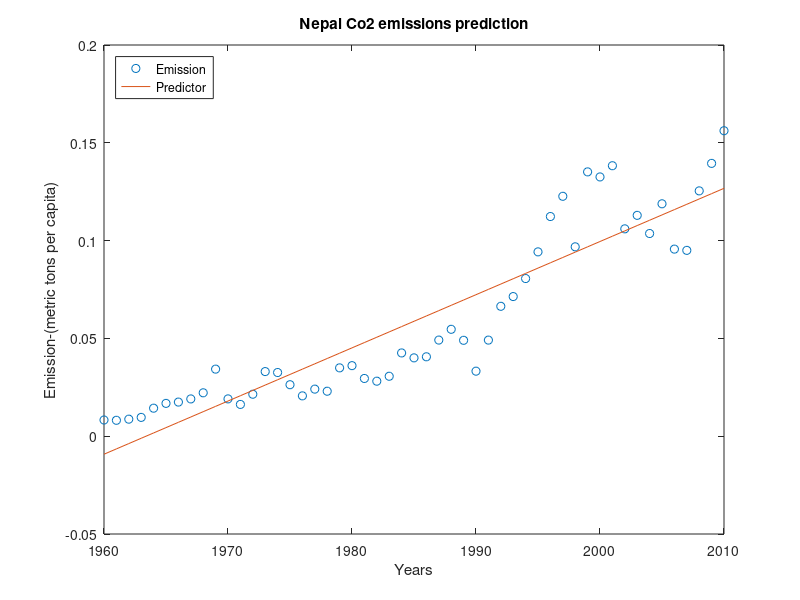
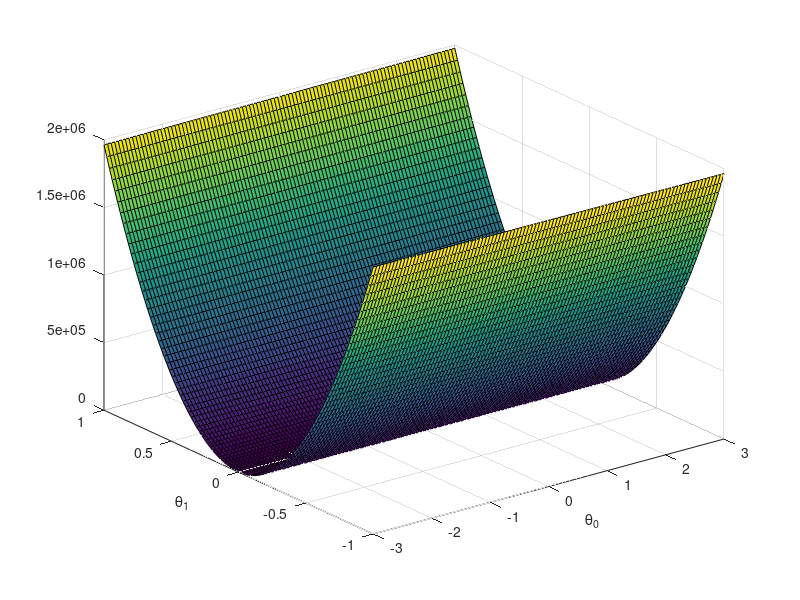

Source code (MATLAB) for these figures, in order:
% Data is roughly based on Nepal's last 50 years of Co2 emissions
% x label refers to the number of years
% y label refers to carbon-dioxide emission

clear all; close all; clc
x = load('1co2.dat'); y = load('2co2.dat');

m = length(y); % number of training examples


% Plot the training data
figure;

plot(x, y, 'o');
title('Nepal Co2 emissions prediction')
ylabel('Emission-(metric tons per capita)')
xlabel('Years')

% Gradient descent
% usage of stochastic gradient descent is only appropriate on large datasets
x = [ones(m, 1) x]; % Add a column of ones to x
theta = zeros(size(x(1,:)))'; % initialize fitting parameters
MAX_ITR = 1500;
alpha = 0.07;

for num_iterations = 1:MAX_ITR
    % This is a vectorized version of the 
    % gradient descent update formula
    
    grad = (1/m).* x' * ((x * theta) - y);
    
    % Here is the actual update
    theta = theta - alpha .* grad;
   
end
% print theta to screen
theta

exact_theta = (x' * x)\x' * y

% Plot the linear fit
hold on; % keep previous plot visible
plot(x(:,2), x*exact_theta, '-')
legend('Emission', 'Predictor','Location','northwest')
hold off




% Predict values for age 2030 and 2050
predict1 = [1, 2030] *exact_theta
predict2 = [1, 2050] *exact_theta


% Calculate J matrix

% Grid over which we will calculate J
theta0_vals = linspace(-3, 3, 100);
theta1_vals = linspace(-1, 1, 100);

% initialize J_vals to a matrix of 0's
J_vals = zeros(length(theta0_vals), length(theta1_vals));

for i = 1:length(theta0_vals)
	  for j = 1:length(theta1_vals)
	  t = [theta0_vals(i); theta1_vals(j)];    
	  J_vals(i,j) = (0.5/m) .* (x * t - y)' * (x * t - y);
    end
end

% We need to transpose J_vals before calling surf, or else the axes will be flipped
J_vals = J_vals';
% Surface plot
figure;
surf(theta0_vals, theta1_vals, J_vals)
xlabel('\theta_0'); ylabel('\theta_1');
